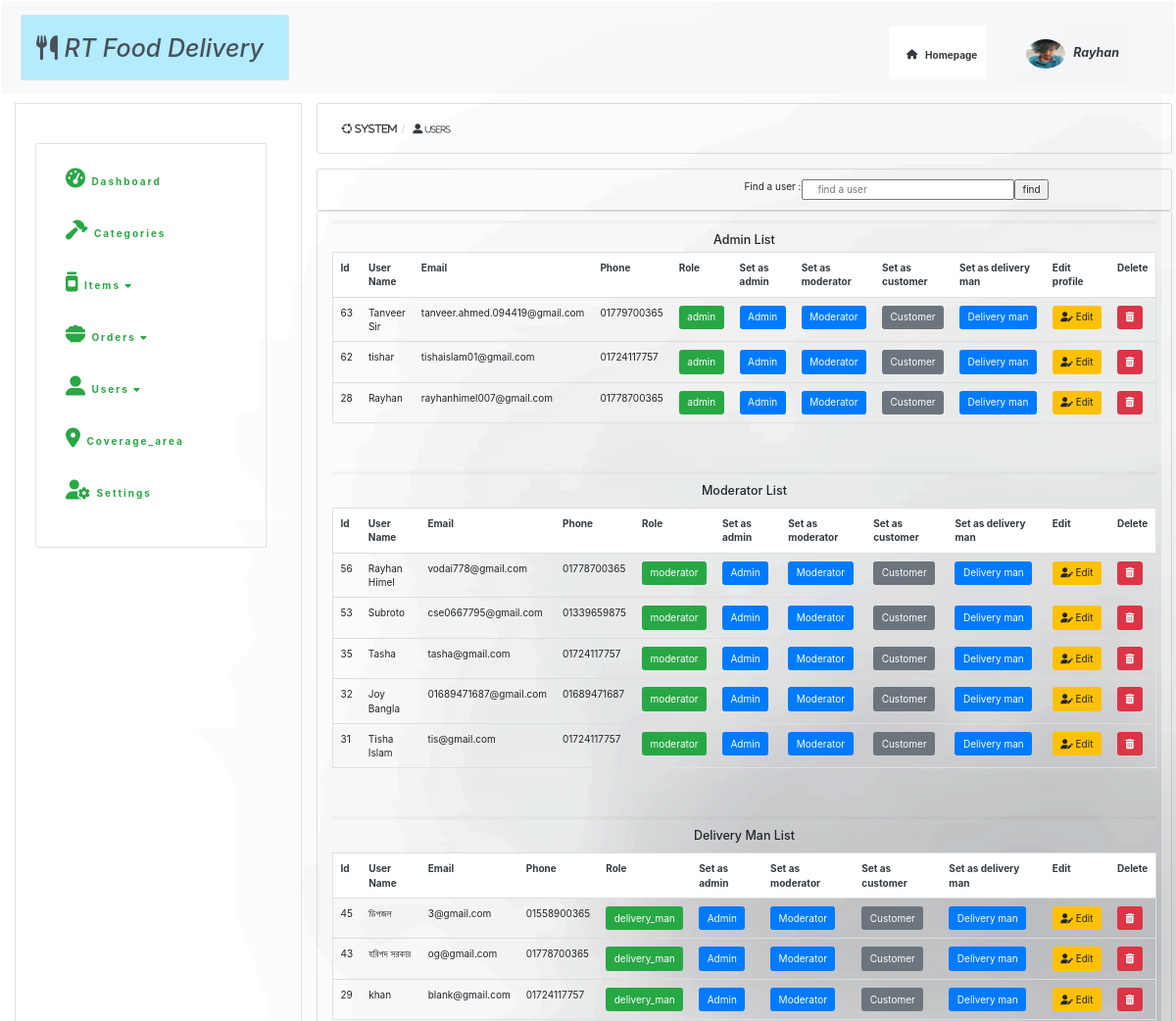
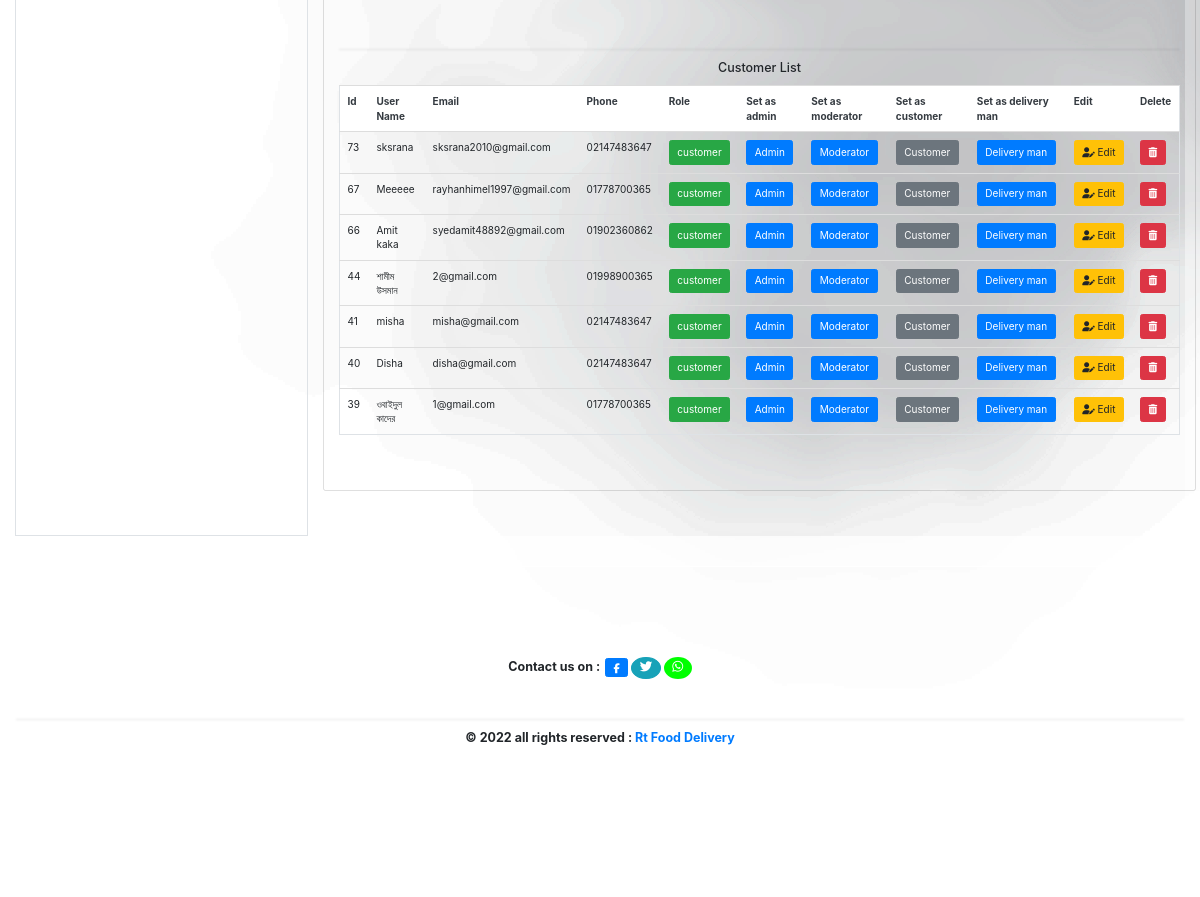
Screenshot of /admin/users.php (signed in) with the database file from the repository (2 pictures, top to bottom).
### tables this page shows
CREATE TABLE `users` (
  `user_id` int(11) NOT NULL,
  `first_name` varchar(32) NOT NULL,
  `last_name` varchar(32) NOT NULL,
  `username` varchar(32) NOT NULL,
  `mobile_number` int(11) NOT NULL,
  `email` varchar(255) NOT NULL,
  `user_image` text NOT NULL,
  `house_no` int(255) NOT NULL,
  `street` varchar(255) NOT NULL,
  `city` varchar(20) NOT NULL,
  `password` varchar(255) NOT NULL,
  `user_role` varchar(20) NOT NULL,
  `pass_proteect` varchar(255) NOT NULL DEFAULT '$2y$10$iusesomecrazystrings22',
  `token` varchar(255) NOT NULL,
  `status` varchar(20) NOT NULL
);

### admin/admin_page/view_users.php (the view, shortened to what this page needs)
<table class="table  card-body  table-hover table-borderless   border rounded-top rounded-bottom"><hr>
  <h5 class="text-center">Admin List</h5>
                <tr class="text-dark bg-white   rounded-top rounded-bottom">
                  <th>Id</th>
                  <th>User Name</th>
                  <th>Email</th>
                  <th>Phone</th>
                  <th>Role</th>
                  <th>Set  as admin</th>
                  <th>Set  as moderator</th>
                  <th>Set  as customer</th>
                  <th>Set  as delivery man</th>
                  <th>Edit profile</th>
                  <th>Delete</th>
                </tr>
                <tbody>
                <?php
                 $rules ="SELECT  *   FROM users  WHERE user_role='admin' ORDER BY user_id DESC";
                $news =mysqli_query($connect,$rules) ;
                while($view=mysqli_fetch_assoc($news)){
                    $db_id =  $view['user_id'];
                    $db_username =  $view['username'];
                    $db_user_mobile_number =  $view['mobile_number'];
                    $db_user_email =  $view['email'];
                    $db_user_role =  $view['user_role'];
                  echo "<tr>" ;
                  echo "<td>{$db_id }</td>";
                  echo "<td>{$db_username}</td>";
                  echo "<td>{$db_user_email}</td>";
                  echo "<td>0{$db_user_mobile_number}</td>";
                  echo "<td><a  class='btn btn-success text-white font-weight-bolder'>{$db_user_role}</a></td>";
                  echo "<td><a class='btn btn-primary' href='users.php?change_role_admin={$db_id}'> Admin</a></td>";
                  echo "<td><a class='btn btn-primary' href='users.php?change_role_moderator={$db_id}'>Moderator</a></td>";
                  echo "<td><a  class='btn btn-secondary' href='users.php?change_role_customer={$db_id}'>Customer</a></td>";
                  echo "<td><a class='btn btn-primary' href='users.php?change_role_delivery_man={$db_id}'>Delivery man</a></td>";
                  echo "<td><a class='btn btn-warning' target='_blank' href='users.php?source=edit_users&edit_user={$db_id}'><i class='fa-solid fa-user-pen'> </i> Edit </a></td>";
                  echo "<td><a  class='btn btn-danger' onClick=\"javascript: return confirm('Are you sure to delete?');  \" href='users.php?delete={$db_id}'><i class='fa-solid fa-trash-can'></i></a></td>";
                  echo "</tr>";
                }
                ?>
                </tbody>
</table>
<br>
<br>
<table class="table  card-body  table-hover table-borderless  mt-2 border rounded-top rounded-bottom">
  <hr>
  <h5 class="text-center">Moderator List</h5>
                <tr class="text-dark bg-white   rounded-top rounded-bottom">
                  <th>Id</th>
                  <th>User Name</th>
                  <th>Email</th>
                  <th>Phone</th>
                  <th>Role</th>
                  <th>Set  as admin</th>
                  <th>Set  as moderator</th>
                  <th>Set  as customer</th>
                  <th>Set  as delivery man</th>
                  <th>Edit</th>
                  <th>Delete</th>
                </tr>
                <tbody>
                <?php
                 $cus ="SELECT  *   FROM users WHERE user_role='moderator' ORDER BY user_id DESC";
                $newws =mysqli_query($connect,$cus) ;
                while($viewss=mysqli_fetch_assoc($newws)){
                    $db_idd =  $viewss['user_id'];
                    $db_username =  $viewss['username'];
                    $db_user_mobile_number =  $viewss['mobile_number'];
                    $db_user_email =  $viewss['email'];
                    $db_user_role =  $viewss['user_role'];
                  echo "<tr>" ;
                  echo "<td>{$db_idd }</td>";
                  echo "<td>{$db_username}</td>";
                  echo "<td>{$db_user_email}</td>";
                  echo "<td>0{$db_user_mobile_number}</td>";
                  echo "<td><a  class='btn btn-success text-white font-weight-bolder'>{$db_user_role}</a></td>";
                  echo "<td><a class='btn btn-primary' href='users.php?change_role_admin={$db_idd}'> Admin</a></td>";
                  echo "<td><a class='btn btn-primary' href='users.php?change_role_moderator={$db_idd}'>Moderator</a></td>";
                  echo "<td><a  class='btn btn-secondary' href='users.php?change_role_customer={$db_idd}'>Customer</a></td>";
                  echo "<td><a class='btn btn-primary' href='users.php?change_role_delivery_man={$db_idd}'>Delivery man</a></td>";
                  echo "<td><a class='btn btn-warning'  target='_blank' href='users.php?source=edit_users&edit_user={$db_idd}'><i class='fa-solid fa-user-pen'> </i>  Edit </a></td>";
                  echo "<td><a  class='btn btn-danger' onClick=\"javascript: return confirm('Are you sure to delete?');  \" href='users.php?delete={$db_idd}'><i class='fa-solid fa-trash-can'> </i></a></td>";
                  echo "</tr>";
                }
                ?>
                </tbody>
</table>
<br>
<br>
<table class="table  card-body  table-hover table-borderless  mt-2 border rounded-top rounded-bottom">
  <hr>
  <h5 class="text-center">Delivery Man List</h5>
                <tr class="text-dark bg-white   rounded-top rounded-bottom">
                  <th>Id</th>
                  <th>User Name</th>
                  <th>Email</th>
                  <th>Phone</th>
                  <th>Role</th>
                  <th>Set  as admin</th>
                  <th>Set  as moderator</th>
                  <th>Set  as customer</th>
                  <th>Set  as delivery man</th>
                  <th>Edit</th>
                  <th>Delete</th>
                </tr>
                <tbody>
                <?php
                 $cll ="SELECT  *   FROM users WHERE user_role='delivery_man' AND status='verified' ORDER BY user_id DESC";
                $ne =mysqli_query($connect,$cll) ;
                while($vio=mysqli_fetch_assoc($ne)){
                    $db_idddok =  $vio['user_id'];
                    $db_username =  $vio['username'];
                    $db_user_mobile_number =  $vio['mobile_number'];
                    $db_user_email =  $vio['email'];
                    $db_user_role =  $vio['user_role'];
                  echo "<tr>" ;
                  echo "<td>{$db_idddok }</td>";
                  echo "<td>{$db_username}</td>";
                  echo "<td>{$db_user_email}</td>";
                  echo "<td>0{$db_user_mobile_number}</td>";
                  echo "<td><a  class='btn btn-success text-white font-weight-bolder'>{$db_user_role}</a></td>";
                  echo "<td><a class='btn btn-primary' href='users.php?change_role_admin={$db_idddok}'> Admin</a></td>";
                  echo "<td><a class='btn btn-primary' href='users.php?change_role_moderator={$db_idddok}'>Moderator</a></td>";
                  echo "<td><a  class='btn btn-secondary' href='users.php?change_role_customer={$db_idddok}'>Customer</a></td>";
                  echo "<td><a class='btn btn-primary' href='users.php?change_role_delivery_man={$db_idddok}'>Delivery man</a></td>";
                  echo "<td><a class='btn btn-warning' target='_blank' href='users.php?source=edit_users&edit_user={$db_idddok}'><i class='fa-solid fa-user-pen'> </i>  Edit </a></td>";
                  echo "<td><a  class='btn btn-danger' onClick=\"javascript: return confirm('Are you sure to delete?');  \" href='users.php?delete={$db_idddok}'><i class='fa-solid fa-trash-can'> </i></a></td>";
                  echo "</tr>";
                }
                ?>
                </tbody>
</table>
<br>
<br>
<table class="table  card-body  table-hover table-borderless  mt-2 border rounded-top rounded-bottom">
  <hr>
  <h5 class="text-center">Customer List</h5>
                <tr class="text-dark bg-white   rounded-top rounded-bottom">
                  <th>Id</th>
                  <th>User Name</th>
                  <th>Email</th>
                  <th>Phone</th>
                  <th>Role</th>
                  <th>Set  as admin</th>
                  <th>Set  as moderator</th>
                  <th>Set  as customer</th>
                  <th>Set  as delivery man</th>
                  <th>Edit</th>
                  <th>Delete</th>
                </tr>
                <tbody>
                <?php
                 $cusk ="SELECT  *   FROM users WHERE user_role='customer' AND status='verified' ORDER BY user_id DESC";
                $newwsl =mysqli_query($connect,$cusk) ;
                while($vi=mysqli_fetch_assoc($newwsl)){
                    $db_iddd =  $vi['user_id'];
                    $db_username =  $vi['username'];
                    $db_user_mobile_number =  $vi['mobile_number'];
                    $db_user_email =  $vi['email'];
                    $db_user_role =  $vi['user_role'];
                  echo "<tr>" ;
                  echo "<td>{$db_iddd }</td>";
                  echo "<td>{$db_username}</td>";
                  echo "<td>{$db_user_email}</td>";
                  echo "<td>0{$db_user_mobile_number}</td>";
                  echo "<td><a  class='btn btn-success text-white font-weight-bolder'>{$db_user_role}</a></td>";
                  echo "<td><a class='btn btn-primary' href='users.php?change_role_admin={$db_iddd}'> Admin</a></td>";
                  echo "<td><a class='btn btn-primary' href='users.php?change_role_moderator={$db_iddd}'>Moderator</a></td>";
                  echo "<td><a  class='btn btn-secondary' href='users.php?change_role_customer={$db_iddd}'>Customer</a></td>";
                  echo "<td><a class='btn btn-primary' href='users.php?change_role_delivery_man={$db_iddd}'>Delivery man</a></td>";
                  echo "<td><a class='btn btn-warning' target='_blank' href='users.php?source=edit_users&edit_user={$db_iddd}'><i class='fa-solid fa-user-pen'> </i>  Edit </a></td>";
                  echo "<td><a  class='btn btn-danger' onClick=\"javascript: return confirm('Are you sure to delete?');  \" href='users.php?delete={$db_iddd}'><i class='fa-solid fa-trash-can'> </i></a></td>";
                  echo "</tr>";
                }
                ?>
                </tbody>
</table>

### admin/css/style.css (style rules this page uses)
.background { background-image: url('../img/background.png'); background-size: cover; background-attachment: fixed; background-repeat: no-repeat; }
body { margin: 0%; padding: 0%; background-image: url('../img/background.png'); background-size: cover; background-attachment: fixed; background-repeat: no-repeat; }
html, body { min-height: 100%; }

### admin/admin_page/header.php (style rules this page uses)
.background { background-image: url('../img/background.png'); background-size: cover; background-attachment: fixed; background-repeat: no-repeat; }

### admin/admin_page/navigation.php (style rules this page uses)
hr { -webkit-filter: brightness(200%) blur(1px); filter: brightness(200%) blur(1px); }

### rows the page displays
users: user_id "63", username "Tanveer Sir", email "tanveer.ahmed.094419@gmail.com", mobile_number "1779700365", user_role "admin"
users: user_id "62", username "tishar", email "tishaislam01@gmail.com", mobile_number "1724117757", user_role "admin"
users: user_id "28", username "Rayhan", email "rayhanhimel007@gmail.com", mobile_number "1778700365", user_role "admin"
users: user_id "56", username "Rayhan Himel", email "vodai778@gmail.com", mobile_number "1778700365", user_role "moderator"
users: user_id "53", username "Subroto", email "cse0667795@gmail.com", mobile_number "1339659875", user_role "moderator"
users: user_id "35", username "Tasha", email "tasha@gmail.com", mobile_number "1724117757", user_role "moderator"
users: user_id "32", username "Joy Bangla", email "01689471687@gmail.com", mobile_number "1689471687", user_role "moderator"
users: user_id "31", username "Tisha Islam", email "tis@gmail.com", mobile_number "1724117757", user_role "moderator"
users: user_id "45", username "ডিপজল", email "3@gmail.com", mobile_number "1558900365", user_role "delivery_man"
users: user_id "43", username "হরিপদ সরকার", email "og@gmail.com", mobile_number "1778700365", user_role "delivery_man"
users: user_id "29", username "khan", email "blank@gmail.com", mobile_number "1724117757", user_role "delivery_man"
users: user_id "73", username "sksrana", email "sksrana2010@gmail.com", mobile_number "2147483647", user_role "customer"
users: user_id "67", username "Meeeee", email "rayhanhimel1997@gmail.com", mobile_number "1778700365", user_role "customer"
users: user_id "66", username "Amit kaka", email "syedamit48892@gmail.com", mobile_number "1902360862", user_role "customer"
users: user_id "44", username "শামীম উসমান", email "2@gmail.com", mobile_number "1998900365", user_role "customer"
users: user_id "41", username "misha", email "misha@gmail.com", mobile_number "2147483647", user_role "customer"
users: user_id "40", username "Disha", email "disha@gmail.com", mobile_number "2147483647", user_role "customer"
users: user_id "39", username "ওবাইদুল কাদের", email "1@gmail.com", mobile_number "1778700365", user_role "customer"

### other values shown
$_SESSION['username'] "Rayhan"
